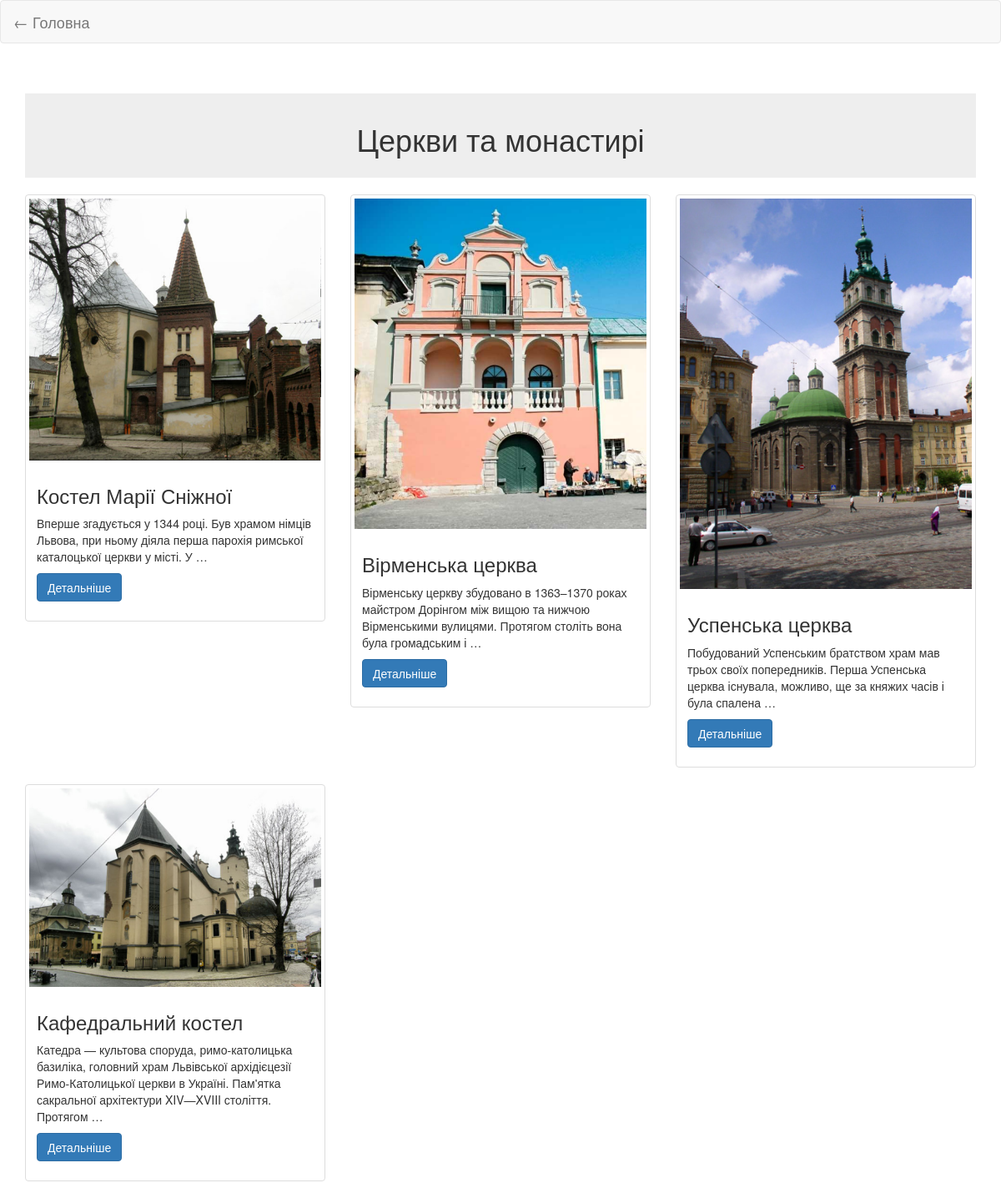
/list/1/, run on the app's committed database.
### lvivarc/models.py (models this page shows, shortened)
class ArcType(models.Model):
    typeName=models.CharField(max_length=60)

class  ArcObj(models.Model):
    objName = models.CharField(max_length=100)
    objType = models.ForeignKey(ArcType, on_delete=models.CASCADE, default=1)
    descr = models.TextField()
    image = models.ImageField(upload_to="", blank=True)
    curAddr = models.CharField(max_length=60)

### lvivarc/views.py (the view)
# urls.py: re_path(r'^list/(?P<type_id>\d+)/', views.arclist, name="arclist"),
def arclist(request, type_id):
    type_obj = get_object_or_404(ArcType, id=type_id)
    obj_list = type_obj.arcobj_set.all()
    context = {
        'type': type_obj,
        'objects': obj_list,
    }
    return render(request, 'arclist.html', context)

### lvivarc/templates/arclist.html (shortened to what this page needs)
<!DOCTYPE html>
<html lang="uk">
<head>
    {% load static %}
    <link rel="stylesheet" href="https://maxcdn.bootstrapcdn.com/bootstrap/3.3.7/css/bootstrap.min.css">
</head>
<body>
<nav class="navbar navbar-default">
    <div class="container-fluid">
        <div class="navbar-header">
            <a class="navbar-brand" href="{% url 'index' %}">← Головна</a>
        </div>
    </div>
</nav>
<div class="container">
    <div class="page-header text-center" style="background-color: #eeeeee; padding: 15px;">
        <h1>{{ type.typeName }}</h1>
    </div>
    <div class="row">
        {% for obj in objects %}
            <div class="col-md-4">
                <div class="thumbnail">
                    {% if obj.image %}
                        <img src="{% static 'media/' %}{{ obj.image.name|urlencode }}"
                             alt="{{ obj.objName }}"
                             class="img-responsive">
                    {% else %}
                        <p><i>Фото відсутнє</i></p>
                    {% endif %}
                    <div class="caption">
                        <h3>{{ obj.objName }}</h3>
                        <p>{{ obj.descr|truncatewords:20 }}</p>
                        <p>
                            <a href="{% url 'arcobj' obj.id %}" class="btn btn-primary">Детальніше</a>
                        </p>
                    </div>
                </div>
            </div>
        {% endfor %}
    </div>
</div>
</body>
</html>

### data on the page
ArcType: typeName "Церкви та монастирі"
ArcObj: image.name|urlencode (picture), objName "Костел Марії Сніжної", descr "Вперше згадується у 1344 році. Був храмом німців Львова, при ньому діяла перша парохія римської каталоцької церкви у місті. У …"
ArcObj: image.name|urlencode (picture), objName "Вірменська церква", descr "Вірменську церкву збудовано в 1363–1370 роках майстром Дорінгом між вищою та нижчою Вірменськими вулицями. Протягом століть вона була громадським і …"
ArcObj: image.name|urlencode (picture), objName "Успенська церква", descr "Побудований Успенським братством храм мав трьох своїх попередників. Перша Успенська церква існувала, можливо, ще за княжих часів і була спалена …"
ArcObj: image.name|urlencode (picture), objName "Кафедральний костел", descr "Катедра — культова споруда, римо-католицька базиліка, головний храм Львівської архідієцезії Римо-Католицької церкви в Україні. Пам'ятка сакральної архітектури XIV—XVIII століття. Протягом …"
